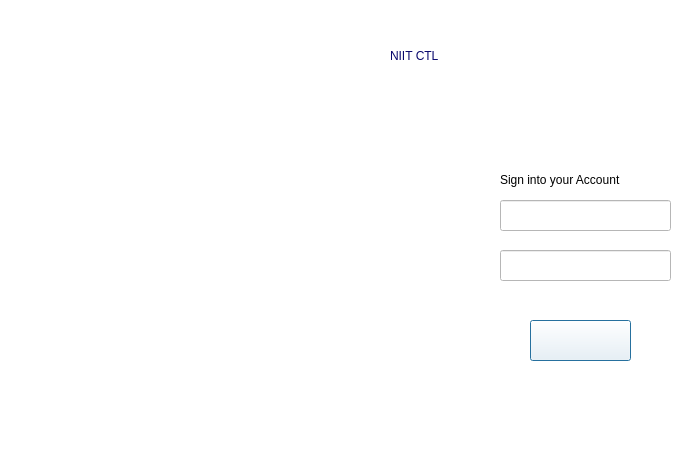
<?xml version="1.0" encoding="UTF-8"?>
<ui version="4.0">
 <class>Dialog</class>
 <widget class="QDialog" name="Dialog">
  <property name="geometry">
   <rect>
    <x>0</x>
    <y>0</y>
    <width>694</width>
    <height>475</height>
   </rect>
  </property>
  <property name="windowTitle">
   <string>Dialog</string>
  </property>
  <widget class="QWidget" name="widget" native="true">
   <property name="geometry">
    <rect>
     <x>-20</x>
     <y>-80</y>
     <width>751</width>
     <height>601</height>
    </rect>
   </property>
   <property name="styleSheet">
    <string notr="true">background-color:rgb(255,255,255);</string>
   </property>
   <widget class="QLabel" name="label">
    <property name="geometry">
     <rect>
      <x>410</x>
      <y>120</y>
      <width>301</width>
      <height>31</height>
     </rect>
    </property>
    <property name="styleSheet">
     <string notr="true">font:63 16pt&quot;URW Bookman&quot;;
color: rgb(9, 8, 109);</string>
    </property>
    <property name="text">
     <string>NIIT CTL</string>
    </property>
   </widget>
   <widget class="QLabel" name="label_2">
    <property name="geometry">
     <rect>
      <x>550</x>
      <y>150</y>
      <width>101</width>
      <height>101</height>
     </rect>
    </property>
    <property name="text">
     <string/>
    </property>
    <property name="pixmap">
     <pixmap>images/login_avatar.png</pixmap>
    </property>
    <property name="scaledContents">
     <bool>true</bool>
    </property>
   </widget>
   <widget class="QLabel" name="label_3">
    <property name="geometry">
     <rect>
      <x>490</x>
      <y>290</y>
      <width>21</width>
      <height>21</height>
     </rect>
    </property>
    <property name="styleSheet">
     <string notr="true">background-color:rgb(255,255,255);</string>
    </property>
    <property name="text">
     <string/>
    </property>
    <property name="pixmap">
     <pixmap>images/username_icon2.png</pixmap>
    </property>
    <property name="scaledContents">
     <bool>true</bool>
    </property>
   </widget>
   <widget class="QLabel" name="label_4">
    <property name="geometry">
     <rect>
      <x>490</x>
      <y>340</y>
      <width>16</width>
      <height>16</height>
     </rect>
    </property>
    <property name="styleSheet">
     <string notr="true">background-color:qlineargradient(spread:pad, x1:0, y1:0, x2:1, y2:0, stop:0 rgba(255,178,102,0), stop:0.55 rgba(235,148,61, 0),stop:0.98 rgba(0,0,0,0), stop:1 rgba(0,0,0,0));</string>
    </property>
    <property name="text">
     <string/>
    </property>
    <property name="pixmap">
     <pixmap>images/password_icon2.png</pixmap>
    </property>
    <property name="scaledContents">
     <bool>true</bool>
    </property>
   </widget>
   <widget class="QLabel" name="label_5">
    <property name="geometry">
     <rect>
      <x>520</x>
      <y>250</y>
      <width>171</width>
      <height>20</height>
     </rect>
    </property>
    <property name="text">
     <string>Sign into your Account</string>
    </property>
   </widget>
   <widget class="QLabel" name="label_6">
    <property name="geometry">
     <rect>
      <x>56</x>
      <y>180</y>
      <width>421</width>
      <height>331</height>
     </rect>
    </property>
    <property name="text">
     <string/>
    </property>
    <property name="pixmap">
     <pixmap>images/schools-entrance.jpg</pixmap>
    </property>
   </widget>
   <widget class="QPushButton" name="login_btm">
    <property name="geometry">
     <rect>
      <x>550</x>
      <y>400</y>
      <width>101</width>
      <height>41</height>
     </rect>
    </property>
    <property name="cursor">
     <cursorShape>PointingHandCursor</cursorShape>
    </property>
    <property name="styleSheet">
     <string notr="true">image: url(/Users\User\PycharmProjects\StudentManagement/login_icon.jpeg); border-color:rgb(255, 255, 255);
border-style:outset;
border-width:2px;
border-radius:10px;
</string>
    </property>
    <property name="text">
     <string/>
    </property>
    <property name="icon">
     <iconset>
      <normaloff>images/login_icon.jpeg</normaloff>images/login_icon.jpeg</iconset>
    </property>
    <property name="iconSize">
     <size>
      <width>100</width>
      <height>40</height>
     </size>
    </property>
   </widget>
   <widget class="QLineEdit" name="pass_ent">
    <property name="geometry">
     <rect>
      <x>520</x>
      <y>330</y>
      <width>171</width>
      <height>31</height>
     </rect>
    </property>
   </widget>
   <widget class="QLineEdit" name="useer_ent">
    <property name="geometry">
     <rect>
      <x>520</x>
      <y>280</y>
      <width>171</width>
      <height>31</height>
     </rect>
    </property>
   </widget>
   <widget class="QLabel" name="userpass_err">
    <property name="geometry">
     <rect>
      <x>490</x>
      <y>370</y>
      <width>211</width>
      <height>20</height>
     </rect>
    </property>
    <property name="styleSheet">
     <string notr="true">color: rgb(165,4,4);</string>
    </property>
    <property name="text">
     <string/>
    </property>
   </widget>
  </widget>
 </widget>
 <resources/>
 <connections/>
</ui>
